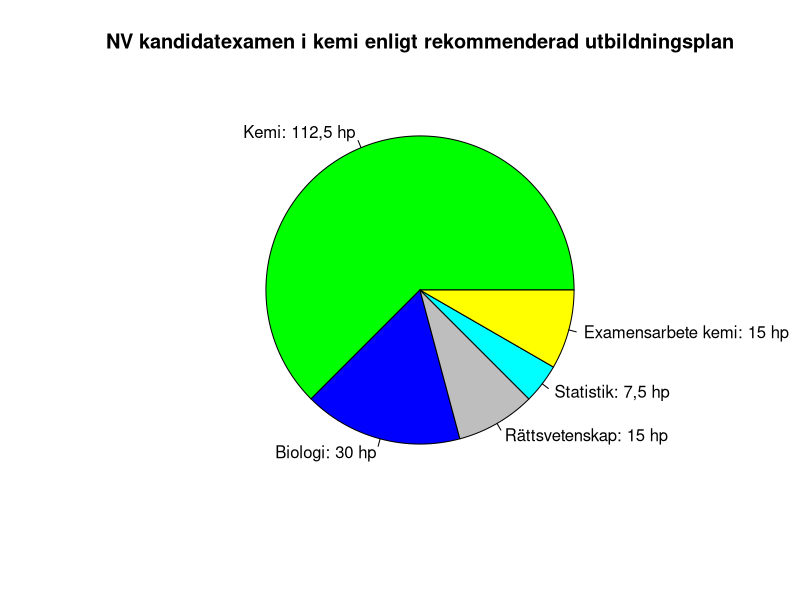
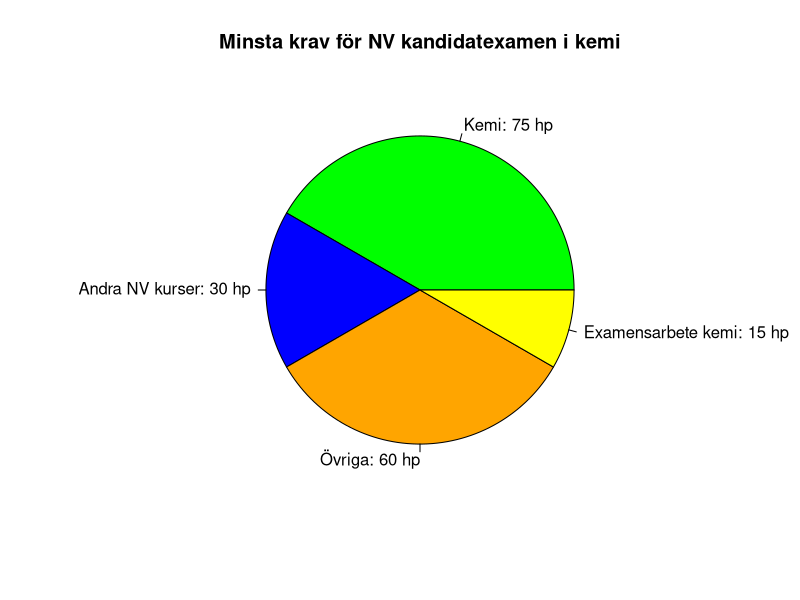

These figures' R source, in order:
## ---- chunk 1

kurser <- data.frame(subject = c("Kemi: 112,5 hp", "Biologi: 30 hp", "Rättsvetenskap: 15 hp", "Statistik: 7,5 hp", "Examensarbete kemi: 15 hp"),
                 HP = c(112.5, 30, 15, 7.5, 15))

pie(kurser$HP, kurser$subject, col = c("green", "blue", "gray", "cyan", "yellow"),
    main = "NV kandidatexamen i kemi enligt rekommenderad utbildningsplan")

## ---- chunk 2

kurser <- data.frame(subject = c("Kemi: 75 hp", "Andra NV kurser: 30 hp", "Övriga: 60 hp", "Examensarbete kemi: 15 hp"),
                 HP = c(75, 30, 60, 15))

pie(kurser$HP, kurser$subject, col = c("green", "blue", "orange", "yellow"),
    main = "Minsta krav för NV kandidatexamen i kemi")

